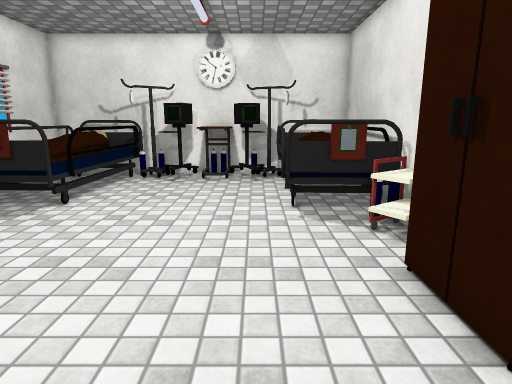
view 1 (above)

12 first-person views from a walk through a scene from a Unity 3-D project. The camera is 1.4 m above the floor, tilts 12° down and sees 75° across. The floor is counted in squares, 0.5 m on a side. Each view is taken from the middle of a square. On the plan, view 1 faces up. The plan holds only what a view shows up to about 20 squares ahead; the rest is blank. The place goes on beyond the plan. The player character is not drawn. Door leaves are left out, so doorways stand open. Some surface patterns are stand-ins.

view 2
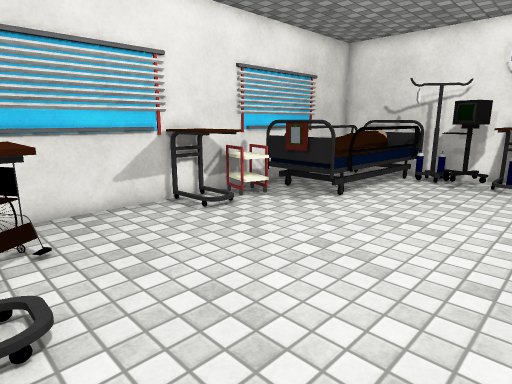

view 3
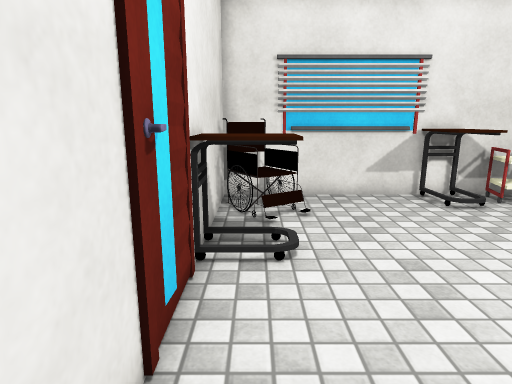

view 4
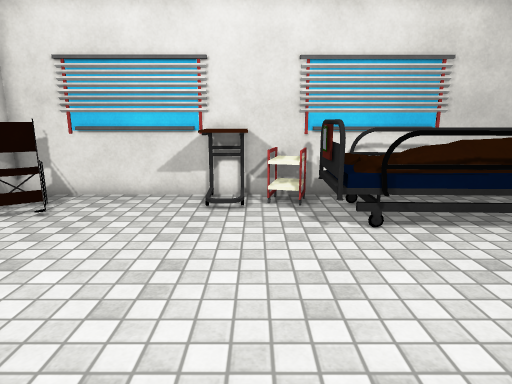

view 5
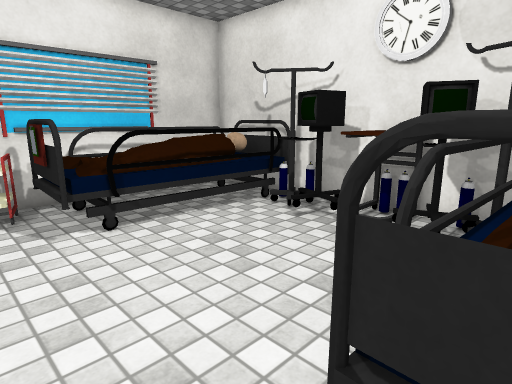

view 6
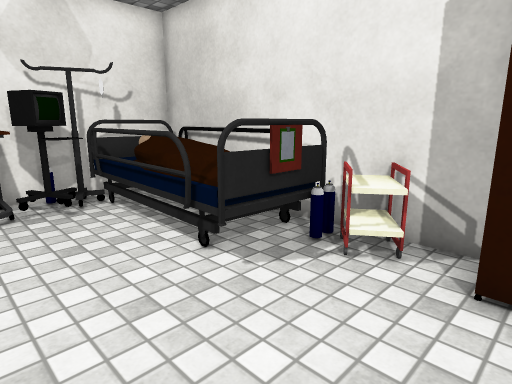

view 7
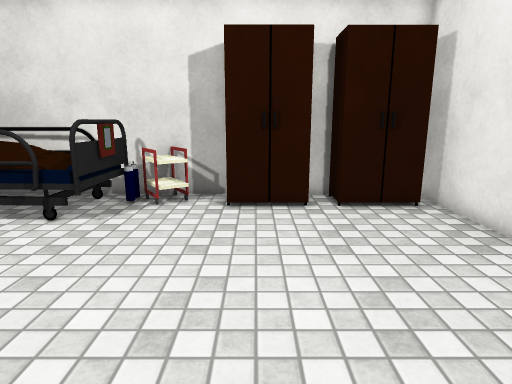

view 8
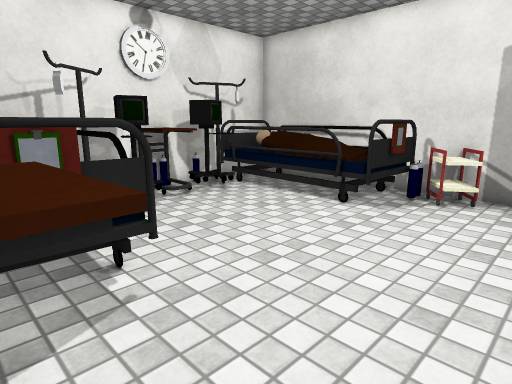

view 9
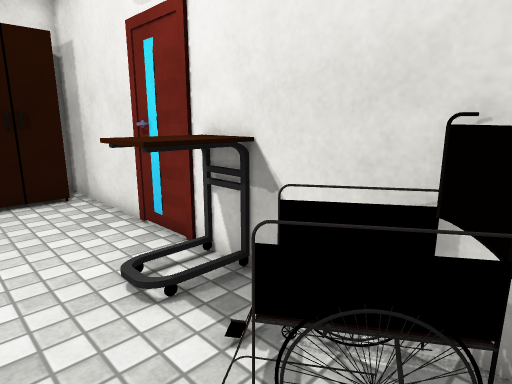

view 10
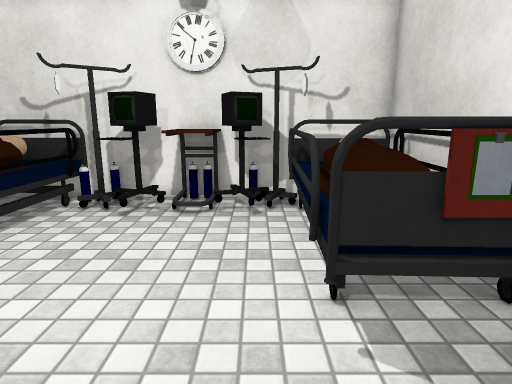

view 11
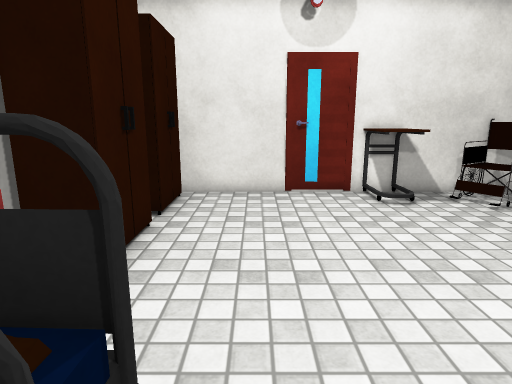

view 12
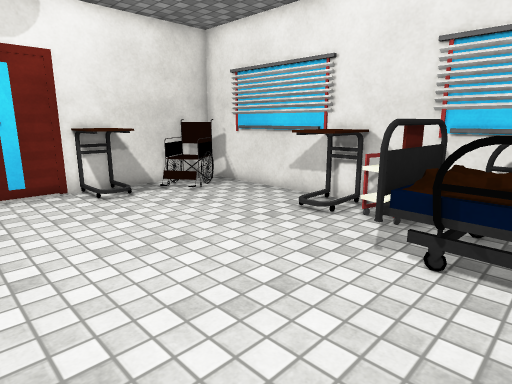

### Floor plan
Key: @ floor where view 1 was taken; # wall or solid block; . floor; = window, fence, low wall or low ledge; ^ raised ledge; O other object.
Columns run from 11 left of view 1 to 5 right of it. Each row starts with its distance up from view 1.
 18 ######O#OOOO#####
 17 #.^^^OOOOOOOO^^^#
 16 #.^^^^.OOOOO^^^ #
 15 #.^^^^.O...O^^^ #
 14 #.^^^^......^^^##
 13 ## ^^^......^^^##
 12 ## ^^^......^^^^#
 11 ##^^==......=^^^#
 10 #O####......###^#
  9 #OO...........OO#
  8 #OO...........OO#
  7 #OOO............#
  6 #OO...........#O#
  5 #.............###
  4 #.............#
  3 #.............#
  2 #.............###
  1 #.OO.OOO......#
  0 #OOO.OOO...@..#
 -1 ######O########

Where each view was taken, in squares from view 1:
view 1: 0 up, 0 right, facing up
view 2: 0 up, 0 right, facing up-left
view 3: 0 up, 2 right, facing left
view 4: 8 up, 2 right, facing left
view 5: 8 up, 2 right, facing up-left
view 6: 5 up, 3 left, facing up-right
view 7: 5 up, 8 left, facing right
view 8: 5 up, 9 left, facing up-right
view 9: 3 up, 10 left, facing down-right
view 10: 6 up, 0 right, facing up
view 11: 12 up, 0 right, facing down
view 12: 13 up, 0 right, facing down-left
